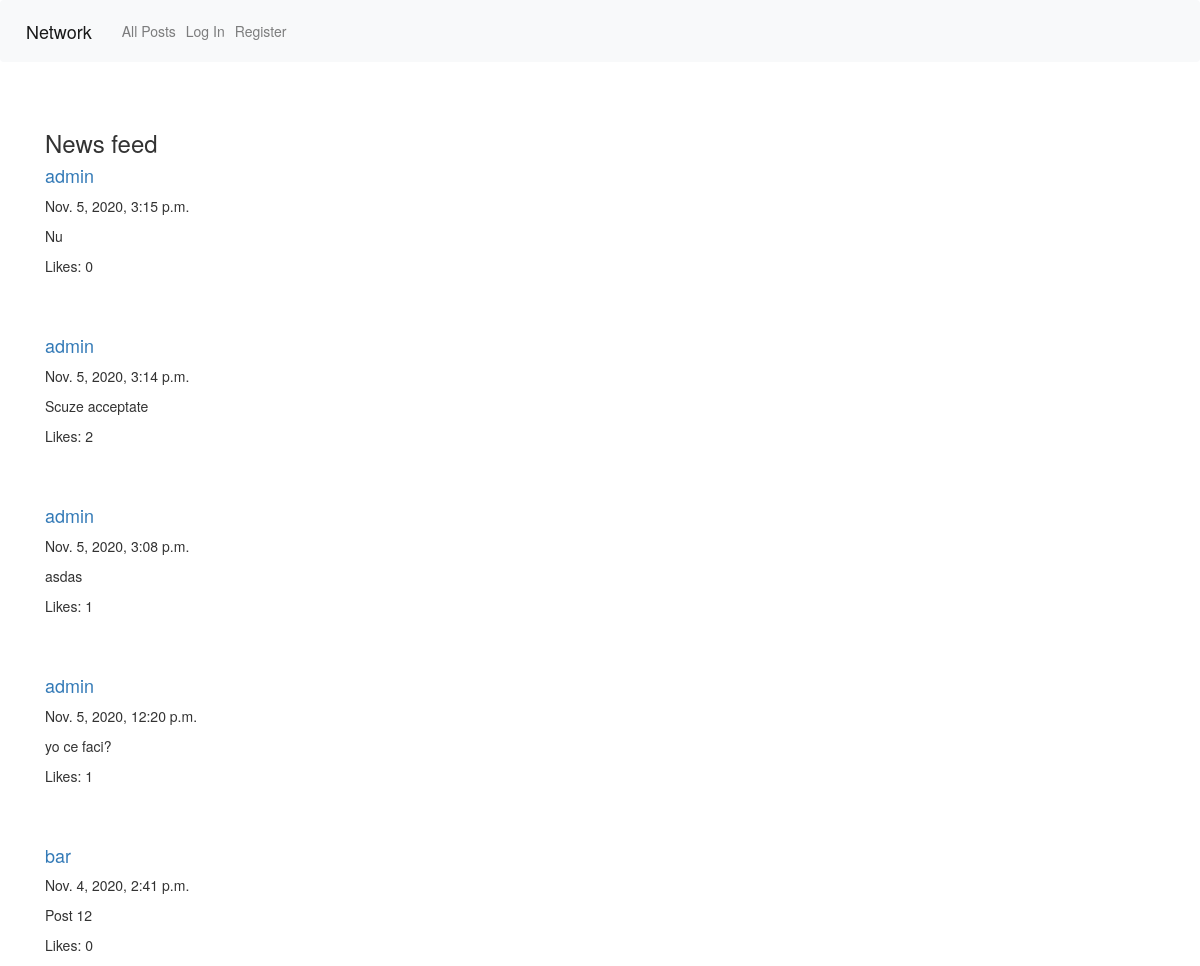
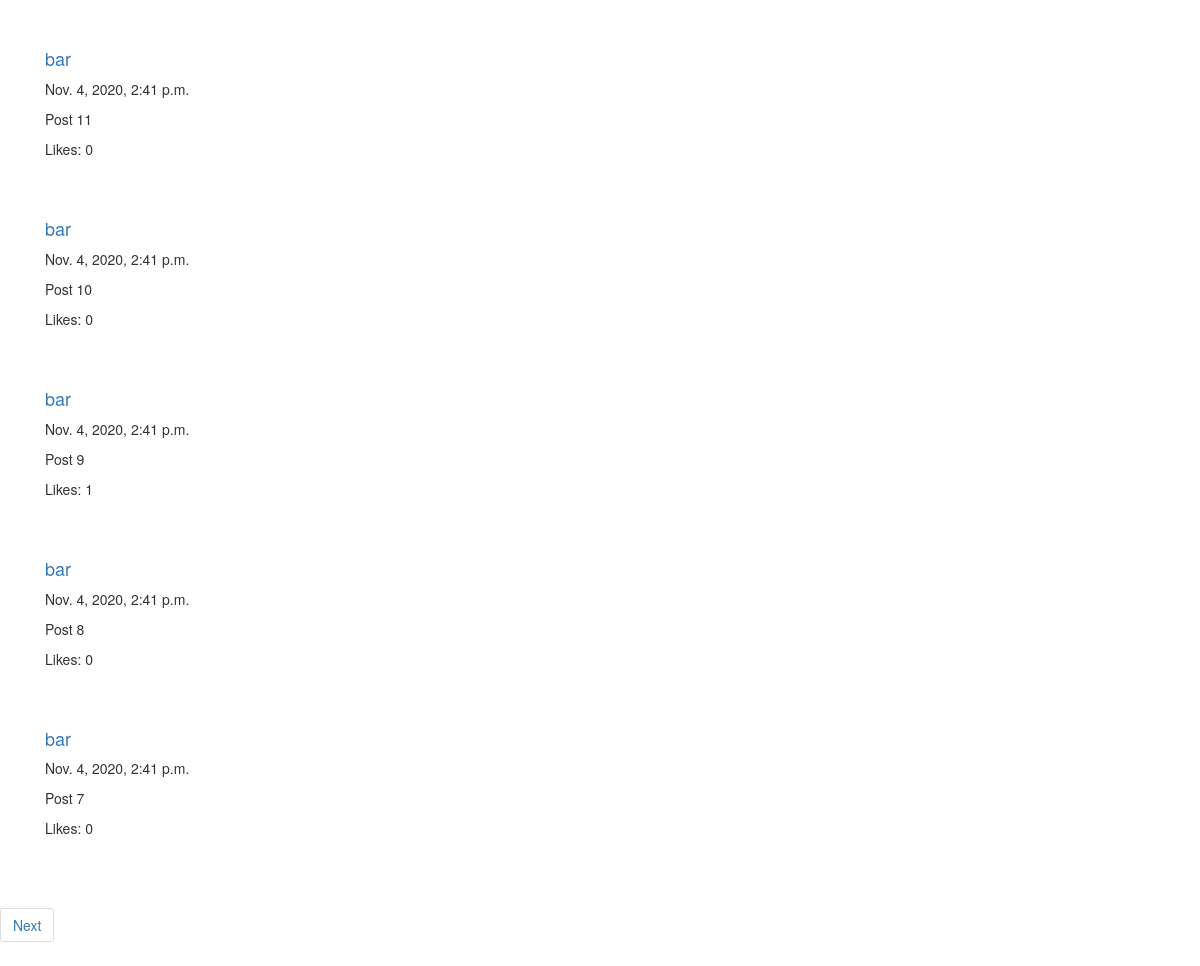
The page / on the database its author committed (2 pictures, top to bottom).
### network/models.py (models this page shows, shortened)
class Post(models.Model):
    author = models.ForeignKey("User", on_delete=models.CASCADE, related_name="posts")
    body = models.CharField(max_length=1024)
    like_counter = models.IntegerField(default=0)
    comments = models.ManyToManyField("Comment", related_name="comment", blank=True)
    timestamp = models.DateTimeField( null=True, blank=True)

class User(AbstractUser):
    followers = models.ManyToManyField("User", related_name="following_users")
    following = models.ManyToManyField("User", related_name="follower_users")
    liked_posts = models.ManyToManyField("Post", related_name="liked", blank=True, null=True)

### network/views.py (the view)
# urls.py: path("", views.index, name="index"),
def index(request):
    context = {}
    posts = Post.objects.all()
    posts = posts.order_by("-timestamp").all()
    paginator = Paginator(posts, 10)
    page_number = request.GET.get('page')
    if page_number == None:
        page_number = 1
    page_obj = paginator.page(page_number)
    context["page"] = page_obj
    context["newPostForm"] = NewPostForm
    if get_user(request).is_authenticated:
        context["liked_posts"] = User.objects.get(username=get_user(request)).liked_posts.all()
    return render(request, "network/index.html", context)

### network/templates/network/index.html (shortened to what this page needs)
{% include "network/layout.html" %}
{% load static %}
{% block body %}
    <div>
        <div class="container" id="posts-view">
            <h3>News feed</h3>
            {% for post in page%}
                <div>
                    {% block post_block %}
                    {% include 'network/post.html' %}
                    {% endblock %}
                </div>
                <br>
            {% empty %}
                <p>Nothing here</p>
            {% endfor %}
        </div>
        <nav aria-label="Page navigation example">
            <ul class="pagination">
                {% if page.has_next %}
                    <li class="page-item"><a class="page-link" href="?page={{ page.next_page_number }}">Next</a></li>
                {% endif %}
            </ul>
        </nav>
    </div>
{% endblock %}

### network/templates/network/post.html (shortened to what this page needs)
{% load static %}
{% block post_block %}
    <div>
        <a href="{% url 'network:profile' post.author %}"><h4>{{post.author}}</h4></a>
        <p>{{post.timestamp}}</p>
        <p id="post-body-{{post.id}}">{{post.body}}</p>
        <p id="like-counter-{{post.id}}">Likes: {{post.like_counter}}</p>
        </div>
    <br>
{% endblock %}

### rows shown on the page
Post: author "admin", timestamp "Nov. 5, 2020, 3:15 p.m.", body "Nu", like_counter "0"
Post: author "admin", timestamp "Nov. 5, 2020, 3:14 p.m.", body "Scuze acceptate", like_counter "2"
Post: author "admin", timestamp "Nov. 5, 2020, 3:08 p.m.", body "asdas", like_counter "1"
Post: author "admin", timestamp "Nov. 5, 2020, 12:20 p.m.", body "yo ce faci?", like_counter "1"
Post: author "bar", timestamp "Nov. 4, 2020, 2:41 p.m.", body "Post 12", like_counter "0"
Post: author "bar", timestamp "Nov. 4, 2020, 2:41 p.m.", body "Post 11", like_counter "0"
Post: author "bar", timestamp "Nov. 4, 2020, 2:41 p.m.", body "Post 10", like_counter "0"
Post: author "bar", timestamp "Nov. 4, 2020, 2:41 p.m.", body "Post 9", like_counter "1"
Post: author "bar", timestamp "Nov. 4, 2020, 2:41 p.m.", body "Post 8", like_counter "0"
Post: author "bar", timestamp "Nov. 4, 2020, 2:41 p.m.", body "Post 7", like_counter "0"
